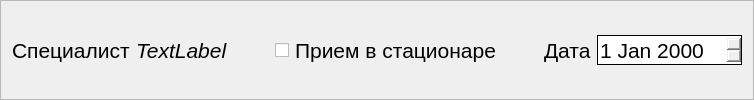
		<widget class="QFrame" name="date_frame">
		 <property name="font">
		  <font>
		   <pointsize>16</pointsize>
		  </font>
		 </property>
		 <property name="frameShape">
		  <enum>QFrame::StyledPanel</enum>
		 </property>
		 <property name="frameShadow">
		  <enum>QFrame::Raised</enum>
		 </property>
		 <layout class="QGridLayout" name="gridLayout_2">
		  <item row="0" column="3">
		   <widget class="QCheckBox" name="ambularory_checkBox">
			<property name="minimumSize">
			 <size>
			  <width>0</width>
			  <height>30</height>
			 </size>
			</property>
			<property name="styleSheet">
			 <string notr="true"> QCheckBox {
	  border-width: 1px;
	  border-style: solid;
	  border-radius: 0px;
  }</string>
			</property>
			<property name="text">
			 <string>Прием в стационаре</string>
			</property>
		   </widget>
		  </item>
		  <item row="0" column="6">
		   <widget class="QDateEdit" name="visit_date_dateEdit">
			<property name="minimumSize">
			 <size>
			  <width>0</width>
			  <height>30</height>
			 </size>
			</property>
			<property name="styleSheet">
			 <string notr="true"> QDateEdit {
	  border-width: 1px;
	  border-style: solid;
	  border-radius: 0px;
  }</string>
			</property>
		   </widget>
		  </item>
		  <item row="0" column="5">
		   <widget class="QLabel" name="date_label">
			<property name="minimumSize">
			 <size>
			  <width>0</width>
			  <height>30</height>
			 </size>
			</property>
			<property name="text">
			 <string>Дата</string>
			</property>
		   </widget>
		  </item>
		  <item row="0" column="4">
		   <spacer name="horizontalSpacer">
			<property name="orientation">
			 <enum>Qt::Horizontal</enum>
			</property>
			<property name="sizeHint" stdset="0">
			 <size>
			  <width>40</width>
			  <height>20</height>
			 </size>
			</property>
		   </spacer>
		  </item>
		  <item row="0" column="0">
		   <widget class="QLabel" name="specialist_label">
			<property name="minimumSize">
			 <size>
			  <width>0</width>
			  <height>30</height>
			 </size>
			</property>
			<property name="text">
			 <string>Специалист</string>
			</property>
		   </widget>
		  </item>
		  <item row="0" column="2">
		   <spacer name="horizontalSpacer_2">
			<property name="orientation">
			 <enum>Qt::Horizontal</enum>
			</property>
			<property name="sizeHint" stdset="0">
			 <size>
			  <width>40</width>
			  <height>20</height>
			 </size>
			</property>
		   </spacer>
		  </item>
		  <item row="0" column="1">
		   <widget class="QLabel" name="input_specialist_label">
			<property name="minimumSize">
			 <size>
			  <width>0</width>
			  <height>30</height>
			 </size>
			</property>
			<property name="font">
			 <font>
			  <italic>true</italic>
			 </font>
			</property>
			<property name="text">
			 <string>TextLabel</string>
			</property>
		   </widget>
		  </item>
		 </layout>
		</widget>
